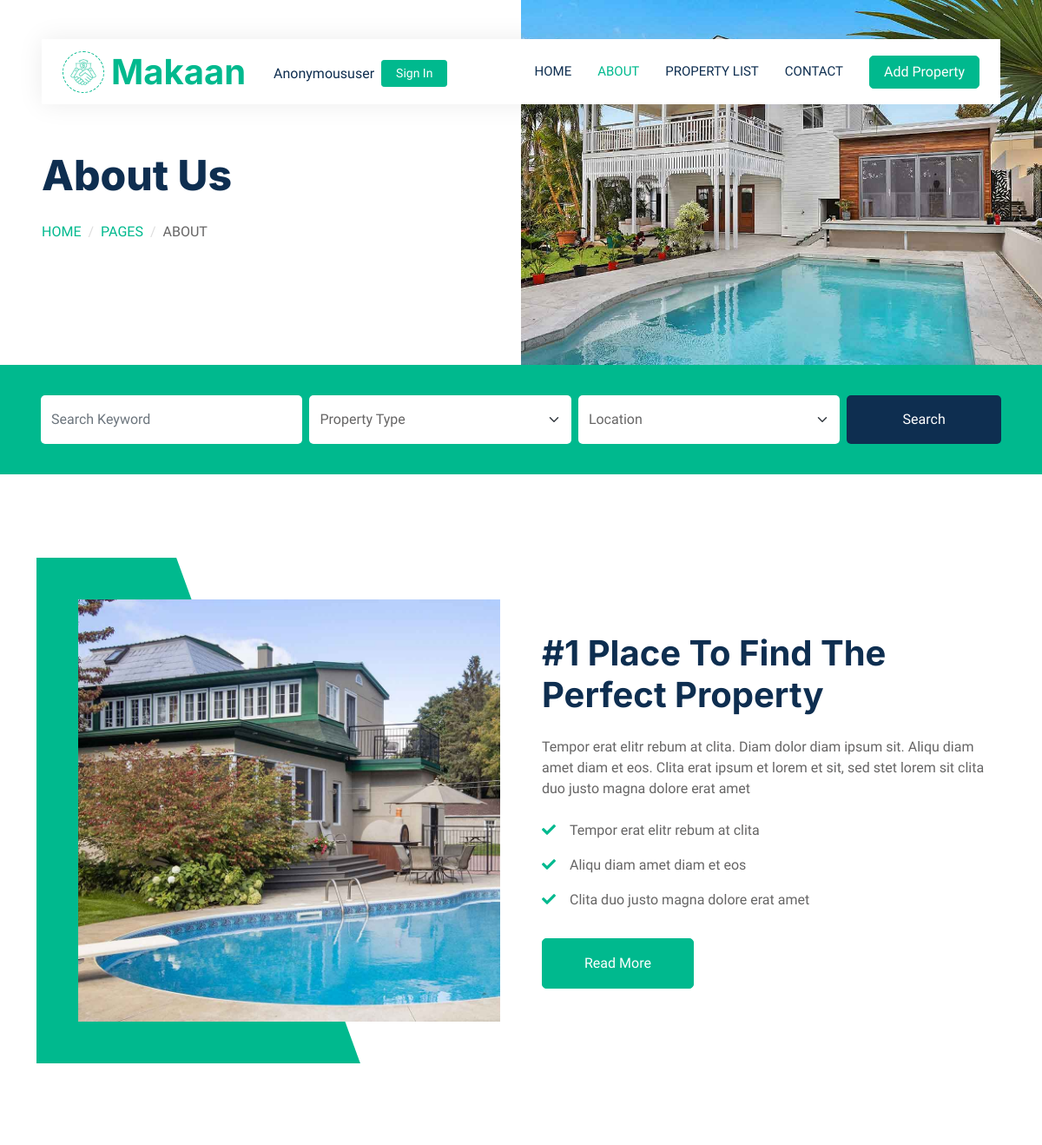
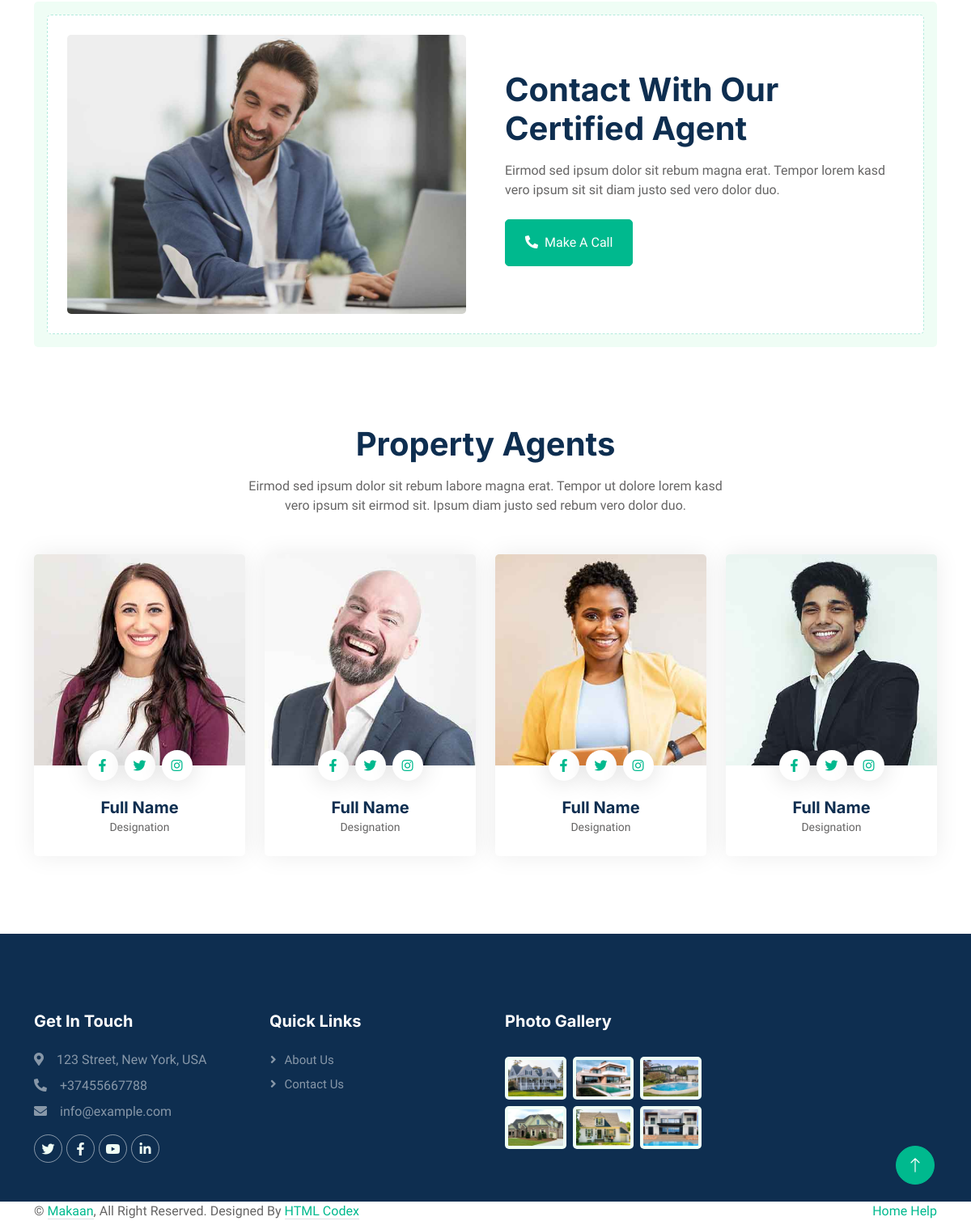
The page /about/ on the database its author committed (2 pictures, top to bottom).
### main/models.py (models this page shows, shortened)
class MainInfo(models.Model):
    img = models.ImageField('Image',upload_to='main_image')
    name = models.CharField('Company name',max_length=255)
    address = models.CharField('Address',max_length=255)
    phone = PhoneNumberField('Phonenumber')
    email = models.EmailField('Email')
    twitter = models.URLField('Twitter')
    facebook = models.URLField('facebook')
    youtube = models.URLField('youtube')
    linkedin = models.URLField('linkedin')
    class Meta:
        verbose_name = 'Main Info'
        verbose_name_plural = 'Main Info'

class AboutStatus(models.Model):
    img = models.ImageField('image',upload_to='images')
    text = models.CharField('Some text',max_length=255)
    word1 = models.CharField('word1',max_length=255)
    word2 = models.CharField('word2',max_length=255)
    word3 = models.CharField('word3',max_length=255)

class MoreInfo(models.Model):
    img = models.ImageField('img',upload_to='images')
    text1 = models.CharField('text1',max_length=255)
    text2 = models.CharField('text2',max_length=255)

class SubMoreInfo(models.Model):
    key = models.ForeignKey(MoreInfo,on_delete=models.CASCADE,related_name='moreinfo_rn')
    lines = models.CharField('Lines',max_length=255)

class ContactAgent(models.Model):
    AgentImg = models.ImageField('AgentImage',upload_to='images')
    text1 = models.CharField('text1',max_length=255)
    text2 = models.CharField('text2',max_length=255)

class PropertyAgents(models.Model):
    img = models.ImageField('AgentImg',upload_to='images')
    name = models.CharField('Full name',max_length=50)
    designation = models.CharField('Designation',max_length=30)
    facebook = models.URLField('FaceBook')
    twitter = models.URLField('Twitter')
    instagram = models.URLField('Instagram')

class Gallery(models.Model):
    images = models.ImageField('Gallery',upload_to='images')

### main/views.py (the view)
# urls.py: path('about/',AboutListView.as_view(),name='about'),
class AboutListView(ListView):
    template_name = 'about.html'
    def get(self,request):
        aboutstatus = AboutStatus.objects.all()
        moreinfo = MoreInfo.objects.all()
        contactagent = ContactAgent.objects.all()
        propertyagents = PropertyAgents.objects.all()
        context = {
            'aboutstatus':aboutstatus,
            'moreinfo':moreinfo,
            'contactagent':contactagent,
            'propertyagents':propertyagents,
            }
        MainInfoF(context,'about','About Us')
        return render(request,self.template_name,context)

### main/templates/about.html (shortened to what this page needs)
{% extends 'base_2.html' %}
{% block content_2 %}
        <div class="container-fluid bg-primary mb-5 wow fadeIn" data-wow-delay="0.1s" style="padding: 35px;">
            <div class="container">
                <div class="row g-2">
                    <div class="col-md-10">
                        <div class="row g-2">
                            <div class="col-md-4">
                                <input type="text" class="form-control border-0 py-3" placeholder="Search Keyword">
                            </div>
                            <div class="col-md-4">
                                <select class="form-select border-0 py-3">
                                    <option selected>Property Type</option>
                                </select>
                            </div>
                            <div class="col-md-4">
                                <select class="form-select border-0 py-3">
                                    <option selected>Location</option>
                                </select>
                            </div>
                        </div>
                    </div>
                    <div class="col-md-2">
                        <button class="btn btn-dark border-0 w-100 py-3">Search</button>
                    </div>
                </div>
            </div>
        </div>
        <div class="container-xxl py-5">
            <div class="container">
                <div class="row g-5 align-items-center">
                    <div class="col-lg-6 wow fadeIn" data-wow-delay="0.1s">
                        {% for i in moreinfo %}
                        <div class="about-img position-relative overflow-hidden p-5 pe-0">
                            <img class="img-fluid w-100" src="{{ i.img.url }}">
                        </div>
                    </div>
                    <div class="col-lg-6 wow fadeIn" data-wow-delay="0.5s">
                        <h1 class="mb-4">{{ i.text1 }}</h1>
                        <p class="mb-4">{{ i.text2 }}</p>
                            {% for j in i.moreinfo_rn.all %}
                        <p><i class="fa fa-check text-primary me-3"></i>{{ j.lines }}</p>
                            {% endfor %}
                        <a class="btn btn-primary py-3 px-5 mt-3" href="">Read More</a>
                        {% endfor %}
                    </div>
                </div>
            </div>
        </div>
        {% for i in contactagent %}
        <div class="container-xxl py-5">
            <div class="container">
                <div class="bg-light rounded p-3">
                    <div class="bg-white rounded p-4" style="border: 1px dashed rgba(0, 185, 142, .3)">
                        <div class="row g-5 align-items-center">
                            <div class="col-lg-6 wow fadeIn" data-wow-delay="0.1s">
                                <img class="img-fluid rounded w-100" src="{{ i.AgentImg.url }}" alt="">
                            </div>
                            <div class="col-lg-6 wow fadeIn" data-wow-delay="0.5s">
                                <div class="mb-4">
                                    <h1 class="mb-3">{{ i.text1 }}</h1>
                                    <p>{{ i.text2 }}</p>
                                </div>
                                <p id="call-button" class="btn btn-primary py-3 px-4 me-2" onclick="showPhoneNumber()">
                                    <i class="fa fa-phone-alt me-2"></i>Make A Call
                                </p>
                            </div>
                        </div>
                    </div>
                </div>
            </div>
        </div>
        {% endfor %}
        <div class="container-xxl py-5">
            <div class="container">
                <div class="text-center mx-auto mb-5 wow fadeInUp" data-wow-delay="0.1s" style="max-width: 600px;">
                    <h1 class="mb-3">Property Agents</h1>
                    <p>Eirmod sed ipsum dolor sit rebum labore magna erat. Tempor ut dolore lorem kasd vero ipsum sit eirmod sit. Ipsum diam justo sed rebum vero dolor duo.</p>
                </div>
                <div class="row g-4">
                    {% for i in propertyagents %}
                    <div class="col-lg-3 col-md-6 wow fadeInUp" data-wow-delay="0.1s">
                        <div class="team-item rounded overflow-hidden">
                            <div class="position-relative">
                                <img class="img-fluid" src="{{ i.img.url }}" alt="">
                                <div class="position-absolute start-50 top-100 translate-middle d-flex align-items-center">
                                    <a class="btn btn-square mx-1" href="{{ i.facebook }}"><i class="fab fa-facebook-f"></i></a>
                                    <a class="btn btn-square mx-1" href="{{ i.twitter }}"><i class="fab fa-twitter"></i></a>
                                    <a class="btn btn-square mx-1" href="{{ i.instagram }}"><i class="fab fa-instagram"></i></a>
                                </div>
                            </div>
                            <div class="text-center p-4 mt-3">
                                <h5 class="fw-bold mb-0">{{ i.name }}</h5>
                                <small>{{ i.designation }}</small>
                            </div>
                        </div>
                    </div>
                    {% endfor %}
                </div>
            </div>
        </div>
{% endblock %}

### main/templates/base_2.html
{% extends 'base.html' %}
    {% block content %}
<div class="container-fluid header bg-white p-0">
    <div class="row g-0 align-items-center flex-column-reverse flex-md-row">
        {% for i in aboutstatus %}
        <div class="col-md-6 p-5 mt-lg-5">
            <h1 class="display-5 animated fadeIn mb-4">{{ subtitle }}</h1>
                <nav aria-label="breadcrumb animated fadeIn">
                <ol class="breadcrumb text-uppercase">
                    <li class="breadcrumb-item"><a href="#">{{ i.word1 }}</a></li>
                    <li class="breadcrumb-item"><a href="#">{{ i.word2 }}</a></li>
                    <li class="breadcrumb-item text-body active" aria-current="page">{{ title }}</li>
                </ol>
            </nav>
        </div>
        <div class="col-md-6 animated fadeIn">
            <img class="img-fluid" src="{{ i.img.url }}" alt="">
        </div>
        {% endfor %}
    </div>
</div>
    {% block content_2 %}
    {% endblock %}
{% endblock %}

### main/templates/base.html (shortened to what this page needs)
{% load static %}
<!DOCTYPE html>
<html lang="en">
<head>
    <link href="https://cdnjs.cloudflare.com/ajax/libs/font-awesome/5.10.0/css/all.min.css" rel="stylesheet">
    <link href="https://cdn.jsdelivr.net/npm/bootstrap-icons@1.4.1/font/bootstrap-icons.css" rel="stylesheet">
    <link href="{% static 'lib/animate/animate.min.css' %}" rel="stylesheet">
    <link href="{% static 'lib/owlcarousel/assets/owl.carousel.min.css' %}" rel="stylesheet">
    <link href="{% static 'css/bootstrap.min.css' %}" rel="stylesheet">
    <link href="{% static 'css/style.css' %}" rel="stylesheet">
</head>
<body>
    <div class="container-xxl bg-white p-0">
        <div class="container-fluid nav-bar bg-transparent">
            <nav class="navbar navbar-expand-lg bg-white navbar-light py-0 px-4">
                <a href="{% url 'home' %}" class="navbar-brand d-flex align-items-center text-center">
                    <div class="icon p-2 me-2">
                        <img class="img-fluid" src="{{ maininfo.img.url }}" alt="Icon" style="width: 30px; height: 30px;">
                    </div>
                    <h1 class="m-0 text-primary">{{ maininfo.name }}</h1>
                </a>
                <div class="d-flex align-items-center ms-3" style="position: relative; top: 2px;">
                    <span class="me-2 fw-semibold text-dark">{{ user|title }}</span>
                    {% if user.is_authenticated %}
                        <a href="{% url 'logout' %}" class="btn btn-sm text-white px-3" style="background-color: #00B98E; border-color: #00B98E;">
                            Sign Out
                        </a>
                    {% else %}
                        <a href="{% url 'login' %}" class="btn btn-sm text-white px-3" style="background-color: #00B98E; border-color: #00B98E;">
                            Sign In
                        </a>
                    {% endif %}
                </div>
                <div class="collapse navbar-collapse" id="navbarCollapse">
                    <div class="navbar-nav ms-auto">
                        <a href="{% url 'home' %}" class="nav-item nav-link {% if request.path == '/home/' %}active{% endif %}">Home</a>
                        <a href="{% url 'about' %}" class="nav-item nav-link {% if request.path == '/about/' %}active{% endif %}">About</a>
                        <a href="{% url 'pr_list' %}" class="nav-item nav-link {% if request.path == '/pr_list/' %}active{% endif %}">Property List</a>
                        <a href="{% url 'contact' %}" class="nav-item nav-link {% if request.path == '/contact/' %}active{% endif %}">Contact</a>
                    </div>
                    <a href="{% url 'pr_list' %}" class="btn btn-primary px-3 d-none d-lg-flex">Add Property</a>
                </div>
            </nav>
        </div>
        {% block content %}{% endblock %}
<div class="container-fluid bg-dark text-white-50 footer pt-5 mt-5 wow fadeIn" data-wow-delay="0.1s" id="footer">
    <div class="container py-5">
        <div class="row g-5">
            <div class="col-lg-3 col-md-6">
                <h5 class="text-white mb-4">Get In Touch</h5>
                <p class="mb-2"><i class="fa fa-map-marker-alt me-3"></i>{{ maininfo.address }}</p>
                <p class="mb-2"><i class="fa fa-phone-alt me-3"></i>{{ maininfo.phone }}</p>
                <p class="mb-2"><i class="fa fa-envelope me-3"></i>{{ maininfo.email }}</p>
                <div class="d-flex pt-2">
                    <a class="btn btn-outline-light btn-social" href="{{ maininfo.twitter }}" target="_blank"><i class="fab fa-twitter"></i></a>
                    <a class="btn btn-outline-light btn-social" href="{{ maininfo.facebook }}" target="_blank"><i class="fab fa-facebook-f"></i></a>
                    <a class="btn btn-outline-light btn-social" href="{{ maininfo.youtube }}" target="_blank"><i class="fab fa-youtube"></i></a>
                    <a class="btn btn-outline-light btn-social" href="{{ maininfo.linkedin }}" target="_blank"><i class="fab fa-linkedin-in"></i></a>
                </div>
            </div>
            <div class="col-lg-3 col-md-6">
                <h5 class="text-white mb-4">Quick Links</h5>
                <a class="btn btn-link text-white-50" href="{% url 'about' %}">About Us</a>
                <a class="btn btn-link text-white-50" href="{% url 'contact' %}">Contact Us</a>
            </div>
            <div class="col-lg-3 col-md-6">
                <h5 class="text-white mb-4">Photo Gallery</h5>
                <div class="row g-2 pt-2">
                    {% for i in gallery %}
                    <div class="col-4">
                        <img class="img-fluid rounded bg-light p-1" src="{{ i.images.url }}" alt="">
                    </div>
                    {% endfor %}
                </div>
            </div>
            </div>
        </div>
    </div>
    <div class="container">
        <div class="copyright">
            <div class="row">
                <div class="col-md-6 text-center text-md-start mb-3 mb-md-0">
                    &copy; <a class="border-bottom" href="#">{{ maininfo.name }}</a>, All Right Reserved.
                    Designed By <a class="border-bottom" href="https://htmlcodex.com">HTML Codex</a>
                </div>
                <div class="col-md-6 text-center text-md-end">
                    <div class="footer-menu">
                        <a href="{% url 'home' %}">Home</a>
                        <a href="{% url 'about' %}">Help</a>
                    </div>
                </div>
            </div>
        </div>
    </div>
</div>
<a href="#" class="btn btn-lg btn-primary btn-lg-square back-to-top"><i class="bi bi-arrow-up"></i></a>
</body>
</html>

### rows shown on the page
MainInfo: img (picture), name "Makaan", address "123 Street, New York, USA", phone "+37455667788", email "info@example.com"
AboutStatus: text "About Us", word1 "HOME", word2 "PAGES", word3 "ABOUT", img (picture)
MoreInfo: img (picture), text1 "#1 Place To Find The Perfect Property", text2 "Tempor erat elitr rebum at clita. Diam dolor diam ipsum sit. Aliqu diam amet diam et eos. Clita erat ipsum et lorem et sit, sed stet lorem sit clita duo justo magna dolore erat amet"
SubMoreInfo: lines "Tempor erat elitr rebum at clita"
SubMoreInfo: lines "Aliqu diam amet diam et eos"
SubMoreInfo: lines "Clita duo justo magna dolore erat amet"
ContactAgent: AgentImg (picture), text1 "Contact With Our Certified Agent", text2 "Eirmod sed ipsum dolor sit rebum magna erat. Tempor lorem kasd vero ipsum sit sit diam justo sed vero dolor duo."
PropertyAgents: img (picture), name "Full Name", designation "Designation"
PropertyAgents: img (picture), name "Full Name", designation "Designation"
PropertyAgents: img (picture), name "Full Name", designation "Designation"
PropertyAgents: img (picture), name "Full Name", designation "Designation"
Gallery: images (picture)
Gallery: images (picture)
Gallery: images (picture)
Gallery: images (picture)
Gallery: images (picture)
Gallery: images (picture)

### other values the page prints
{{ user|title }} "Anonymoususer"
